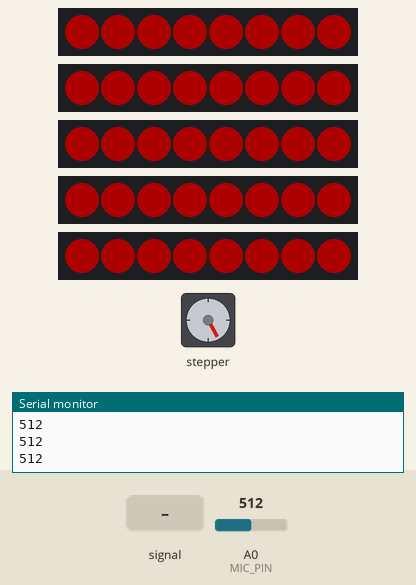
A sketch run on a simulated Arduino Uno, built with avr-gcc and run on an emulated ATmega328P. Shown: 5 × 8 RGB LEDs in strip order, left to right, stepper motor, the last lines printed to the serial monitor. Inputs (shaded band) come from the test bench; at power-on: A0 (MIC_PIN) = 512. Dim RGB values are drawn brighter than linear; stepper angles assume 200 steps per turn.

Above: at 1.29 s.
1.3 s: A0 (MIC_PIN) fed a 1000 Hz sine of ±255 counts around its level
3.2 s: A0 (MIC_PIN) set to 716
At 3.62 s:
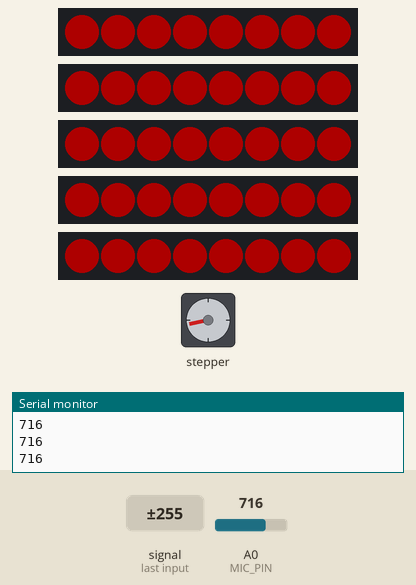
At 4.22 s:
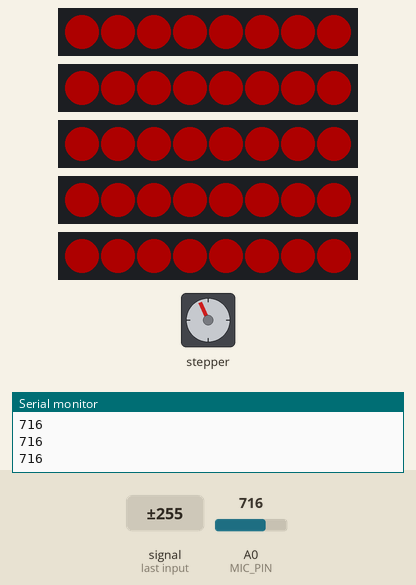
5.8 s: A0 (MIC_PIN) fed a 200 Hz sine of ±255 counts around its level
At 6.03 s:
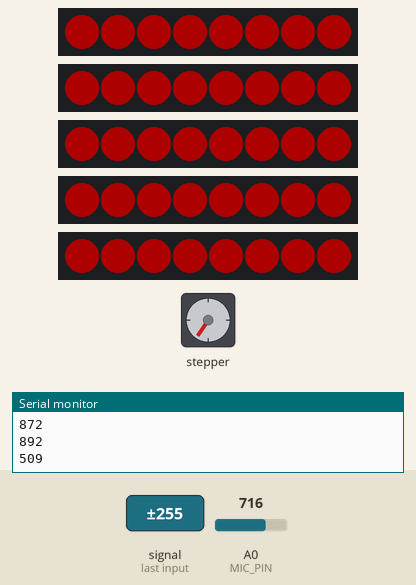
8.8 s: A0 (MIC_PIN) fed a 2 Hz sine of ±306 counts around its level
11.8 s: A0 (MIC_PIN) fed a 50 Hz sine of ±306 counts around its level
14.8 s: A0 (MIC_PIN) set to 306
At 14.8 s:
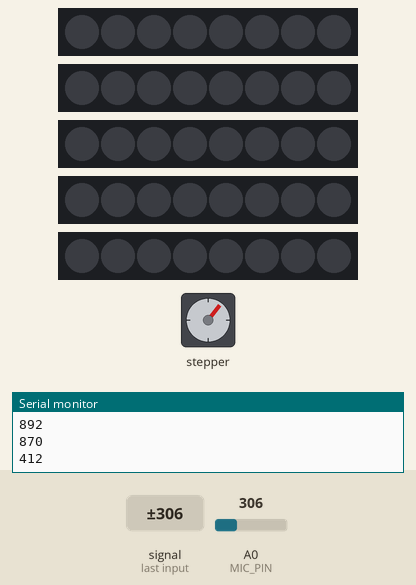
Timing chart, 0 to 17.3 s (numbered marks = the images above; inputs shaded):
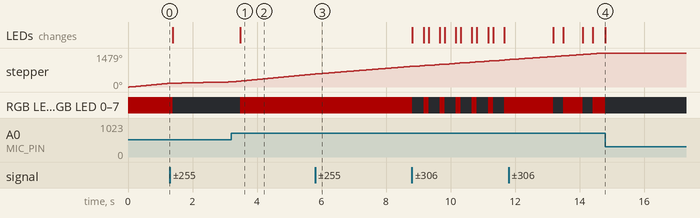

The sketch:

arduinoCode_mar17_1.ino
```cpp
#include <Adafruit_NeoPixel.h>
#include <AccelStepper.h>

// Define pins
#define MIC_PIN A0          // MAX9814 microphone analog pin
#define STEP_PIN 2          // Stepper motor step pin
#define DIR_PIN 3           // Stepper motor direction pin

// Define LED strip pins (one pin per strip)
#define STRIP_1_PIN 6       // Data pin for LED strip 1
#define STRIP_2_PIN 7       // Data pin for LED strip 2
#define STRIP_3_PIN 8       // Data pin for LED strip 3
#define STRIP_4_PIN 9       // Data pin for LED strip 4
#define STRIP_5_PIN 10      // Data pin for LED strip 5

#define LEDS_PER_STRIP 8    // Number of LEDs per strip
#define NUM_STRIPS 5        // Number of LED strips

// Initialize NeoPixel strips (one object per strip)
Adafruit_NeoPixel strip1 = Adafruit_NeoPixel(LEDS_PER_STRIP, STRIP_1_PIN, NEO_GRB + NEO_KHZ800);
Adafruit_NeoPixel strip2 = Adafruit_NeoPixel(LEDS_PER_STRIP, STRIP_2_PIN, NEO_GRB + NEO_KHZ800);
Adafruit_NeoPixel strip3 = Adafruit_NeoPixel(LEDS_PER_STRIP, STRIP_3_PIN, NEO_GRB + NEO_KHZ800);
Adafruit_NeoPixel strip4 = Adafruit_NeoPixel(LEDS_PER_STRIP, STRIP_4_PIN, NEO_GRB + NEO_KHZ800);
Adafruit_NeoPixel strip5 = Adafruit_NeoPixel(LEDS_PER_STRIP, STRIP_5_PIN, NEO_GRB + NEO_KHZ800);

// Initialize stepper motor
AccelStepper stepper(AccelStepper::DRIVER, STEP_PIN, DIR_PIN);

// Variables
int micValue = 0;           // Microphone input value
int threshold = 500;        // Threshold for sound detection
int ledBrightness = 50;     // LED brightness (0-255)

void setup() {
  // Initialize all NeoPixel strips
  strip1.begin();           // Initialize strip 1
  strip1.show();            // Turn off all LEDs on strip 1
  strip2.begin();           // Initialize strip 2
  strip2.show();            // Turn off all LEDs on strip 2
  strip3.begin();           // Initialize strip 3
  strip3.show();            // Turn off all LEDs on strip 3
  strip4.begin();           // Initialize strip 4
  strip4.show();            // Turn off all LEDs on strip 4
  strip5.begin();           // Initialize strip 5
  strip5.show();            // Turn off all LEDs on strip 5

  // Initialize stepper motor
  stepper.setMaxSpeed(1000); // Set maximum speed for the stepper motor
  stepper.setAcceleration(500); // Set acceleration for the stepper motor

  // Start serial for debugging
  Serial.begin(9600);
}

void loop() {
  // Read microphone input
  micValue = analogRead(MIC_PIN);

  // Debug: Print microphone value to serial monitor
  Serial.println(micValue);

  // Control stepper motor based on microphone input
  if (micValue > threshold) {
    // If sound is detected above the threshold, move the stepper motor
    stepper.move(100);      // Move stepper motor 100 steps
    stepper.run();          // Run the stepper motor
  }

  // Control LED strips based on microphone input
  if (micValue > threshold) {
    // If sound is detected above the threshold, light up all LED strips
    lightUpStrips(strip1, 0, LEDS_PER_STRIP); // Light up strip 1
    lightUpStrips(strip2, 0, LEDS_PER_STRIP); // Light up strip 2
    lightUpStrips(strip3, 0, LEDS_PER_STRIP); // Light up strip 3
    lightUpStrips(strip4, 0, LEDS_PER_STRIP); // Light up strip 4
    lightUpStrips(strip5, 0, LEDS_PER_STRIP); // Light up strip 5
  } else {
    // If no sound is detected, turn off all LED strips
    turnOffStrips(strip1, 0, LEDS_PER_STRIP); // Turn off strip 1
    turnOffStrips(strip2, 0, LEDS_PER_STRIP); // Turn off strip 2
    turnOffStrips(strip3, 0, LEDS_PER_STRIP); // Turn off strip 3
    turnOffStrips(strip4, 0, LEDS_PER_STRIP); // Turn off strip 4
    turnOffStrips(strip5, 0, LEDS_PER_STRIP); // Turn off strip 5
  }

  // Add a small delay to avoid overwhelming the Arduino
  delay(10);
}

// Function to light up a strip of LEDs
void lightUpStrips(Adafruit_NeoPixel &strip, int startLed, int endLed) {
  for (int i = startLed; i < endLed; i++) {
    strip.setPixelColor(i, strip.Color(ledBrightness, 0, 0)); // Set LED to red
  }
  strip.show(); // Update the strip to show the new colors
}

// Function to turn off a strip of LEDs
void turnOffStrips(Adafruit_NeoPixel &strip, int startLed, int endLed) {
  for (int i = startLed; i < endLed; i++) {
    strip.setPixelColor(i, strip.Color(0, 0, 0)); // Set LED to off
  }
  strip.show(); // Update the strip to show the new colors
}
```

Measured:
- after the input at 1.3 s, RGB LED 0–7, RGB LED 0–7, RGB LED 0–7, RGB LED 0–7, RGB LED 0–7: RGB(50, 0, 0) → off after 0.08 s
- after the input at 3.2 s, RGB LED 0–7, RGB LED 0–7, RGB LED 0–7, RGB LED 0–7, RGB LED 0–7: off → RGB(50, 0, 0) after 0.27 s; the LEDs: change after 0.27 s (image 1)
- after the input at 14.8 s, stepper: stops changing and stays 1479°
